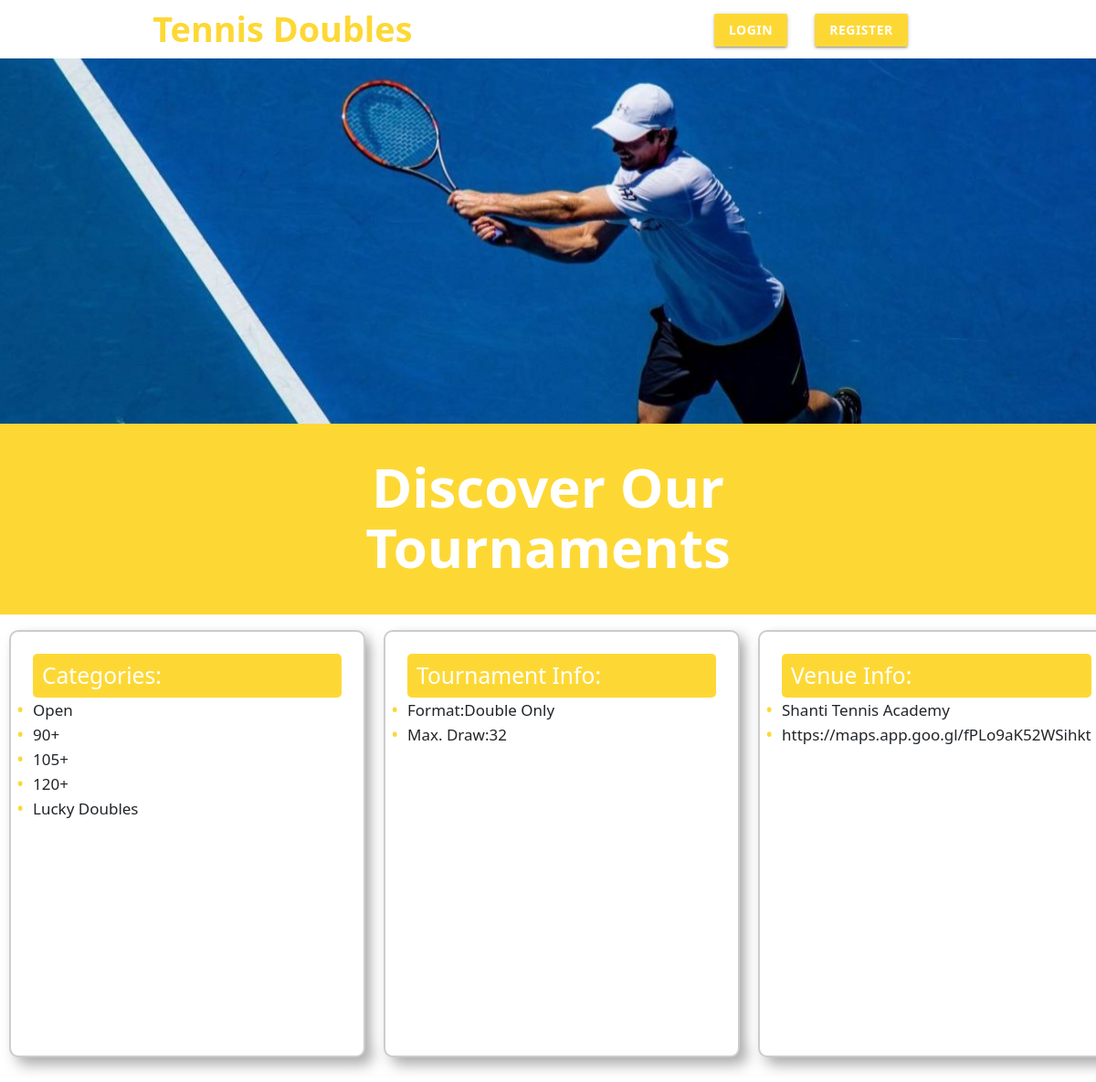
The app's page /, older data.
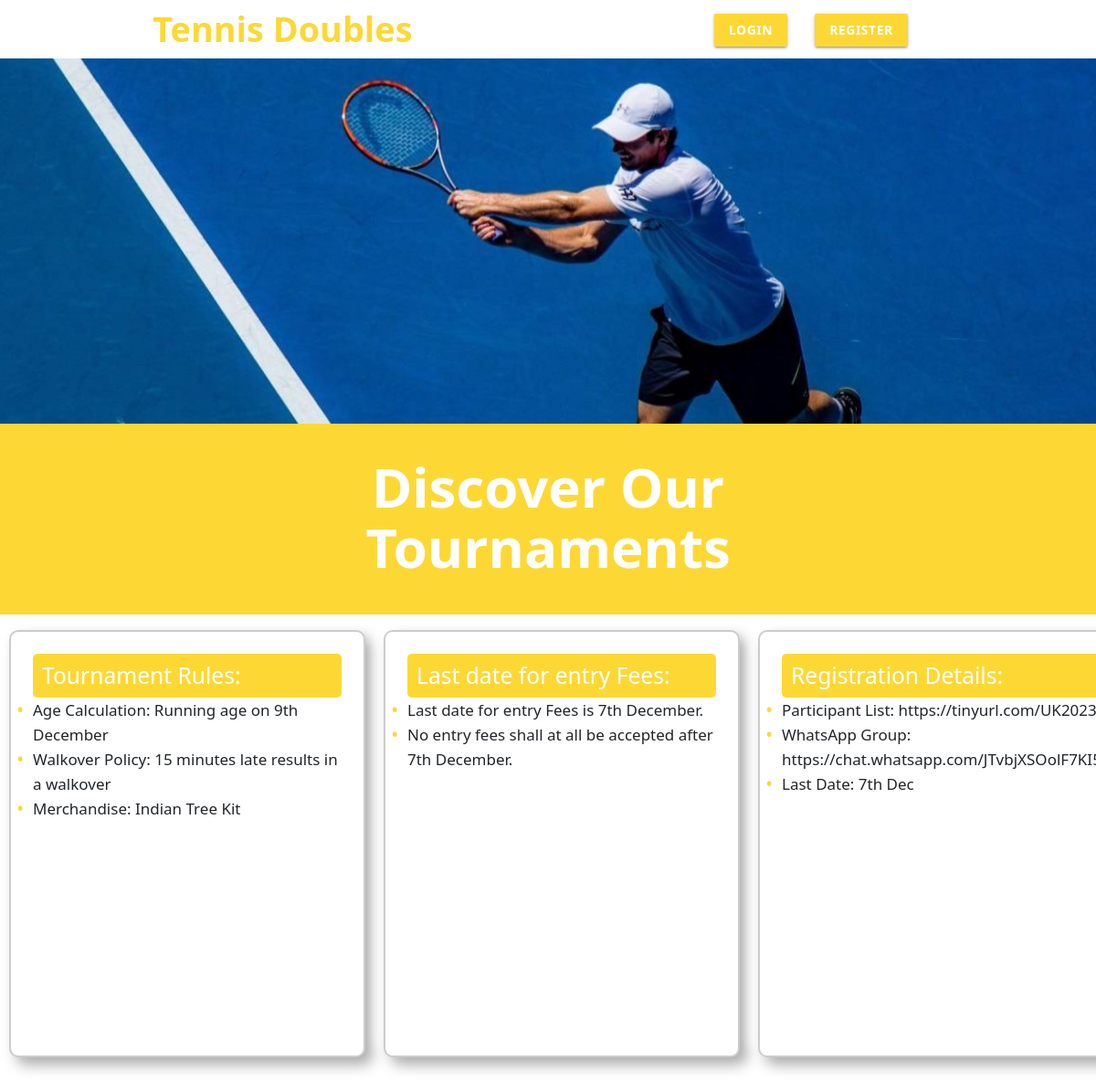
The same page, newer data.
### home/models.py (models this page shows, shortened)
class card(models.Model):
    heading=models.CharField(max_length=40,null=True, default=None)
    point1=models.CharField(max_length=220,null=True,blank=True)
    point2=models.CharField(max_length=220,null=True,blank=True)
    point3=models.CharField(max_length=220,null=True,blank=True)
    point4=models.CharField(max_length=220,null=True,blank=True)
    point5=models.CharField(max_length=220,null=True,blank=True)

### home/views.py (the view)
# urls.py: path('',views.home,name='home'),
def home(request):
    cards = card.objects.all()
    return render(request, 'home.html', {'cards': cards})

### templates/home.html (shortened to what this page needs)
<!DOCTYPE html>
<html>
<head>
	<link href="https://cdn.jsdelivr.net/npm/bootstrap@5.0.2/dist/css/bootstrap.min.css" rel="stylesheet"
>
	<link rel="stylesheet" href="https://cdnjs.cloudflare.com/ajax/libs/materialize/1.0.0/css/materialize.min.css">
	<link rel="stylesheet" href="../static/csss/home.css">
</head>
<body style="height: 100%;">
	<nav class="white" role="navigation">
		<div class="nav-wrapper container">
			<a id="logo-container" href="#" class="brand-logo" style="color: #FDD835;">Tennis Doubles</a>
			<ul class="right">
				{% if request.user.is_authenticated %}
				<li><a class="waves-effect waves-light btn yellow darken-1 bold" href="{% url 'logout' %}">Logout</a>
				</li>
				<li><a class="waves-effect waves-light btn yellow darken-1 bold" href="{% url 'detail' %}">Details</a>
				</li>
				{% else %}
				<li><a class="waves-effect waves-light btn yellow darken-1 bold" href="{% url 'login' %}">Login</a></li>
				<li><a class="waves-effect waves-light btn yellow darken-1 bold"
						href="{% url 'register' %}">Register</a></li>
				{% endif %}
			</ul>
		</div>
	</nav>
	<div class="slider">
		<ul class="slides">
			<li>
				<img src="../static/image/murray-1568x1090.jpg">
			</li>
		</ul>
	</div>
	<div class="section yellow darken-1">
		<div class="container row">
			<div class="col s12">
				<h2 class="center-align" style="font-size: 4rem;">Discover Our Tournaments</h2>
			</div>
		</div>
	</div>
	<div class="card-container" style="padding: 10px;">
		{% for card in cards %}
		<div class="card" style="word-wrap: break-word;">
			<div class="card-content" style="word-wrap: break-word;">
				<h5 style="word-wrap: break-word;" id="card-heading">{{ card.heading }}</h5>
				<ul style="word-wrap: break-word;">
					{% if card.point1 %}
					<li style="word-wrap: break-word;">{{ card.point1 }}</li>
					{% endif %}
					{% if card.point2 %}
					<li style="word-wrap: break-word;">{{ card.point2 }}</li>
					{% endif %}
					{% if card.point3 %}
					<li>{{ card.point3 }}</li>
					{% endif %}
					{% if card.point4 %}
					<li>{{ card.point4 }}</li>
					{% endif %}
					{% if card.point5 %}
					<li>{{ card.point5 }}</li>
					{% endif %}
				</ul>
			</div>
		</div>
		{% endfor %}
	</div>
</body>
</html>

### static/csss/home.css (style rules this page uses)
.brand-logo, .waves-effect.waves-light.btn { font-weight: 600; }
.brand-logo { transform: scale(1.2); transition: transform 0.3s ease; }
.section.yellow.darken-1 { padding: 0; }
.section .container h2 { font-size: 3rem; }
.card-container { display: flex; overflow-x: auto; padding: 20px; justify-content: space-between; box-sizing: border-box; }
.card { width: 26rem; margin-bottom: 20px; flex-wrap: wrap; flex: 0 0 calc(50% - 20px); margin-bottom: 20px; border: 2px solid #ccc; background-color: #fff; box-shadow: 8px 8px 15px #aaa, -8px -8px 15px #fff; border-radius: 10px; }
.card-content { padding: 20px; word-wrap: break-word; overflow-wrap: break-word; }
.card-content h5 { margin-bottom: 20px; }
.card-content ul { list-style: none; padding-left: 0; font-size: 17px; line-height: 1.6; }
.card-content li::before { content: '•'; color: #FDD835; font-weight: bold; display: inline-block; width: 1em; margin-left: -1em; }
#card-heading { background-color: #FDD835; color: white; padding: 10px; margin: 0; border-radius: 5px; }
.section { display: flex; align-items: center; justify-content: center; padding: 10px 0; }
.container h2 { font-size: 3rem; font-weight: bold; color: #fff; }
@media (min-width: 601px) { .card-container { display: flex; overflow-x: auto; overflow-y: hidden; white-space: nowrap; padding: 20px 0; } }
@media (min-width: 601px) { .card { flex: 0 0 auto; margin-right: 20px; white-space: normal; } }

Row changes from the older to the newer data that the page shows:
removed card: heading "Categories:", point1 "Open", point2 "90+", point3 "105+", point4 "120+", point5 "Lucky Doubles"
removed card: heading "Tournament Info:", point1 "Format:Double Only", point2 "Max. Draw:32"
removed card: heading "Venue Info:", point1 "Shanti Tennis Academy", point2 "https://maps.app.goo.gl/fPLo9aK52WSihkt"
added card: heading "Tournament Rules:", point1 "Age Calculation: Running age on 9th December", point2 "Walkover Policy: 15 minutes late results in a walkover", point3 "Merchandise: Indian Tree Kit"
added card: heading "Last date for entry Fees:", point1 "Last date for entry Fees is 7th December.", point2 "No entry fees shall at all be accepted after 7th December."
added card: heading "Registration Details:", point1 "Participant List:…", point2 "WhatsApp Group:…", point3 "Last Date: 7th Dec"
